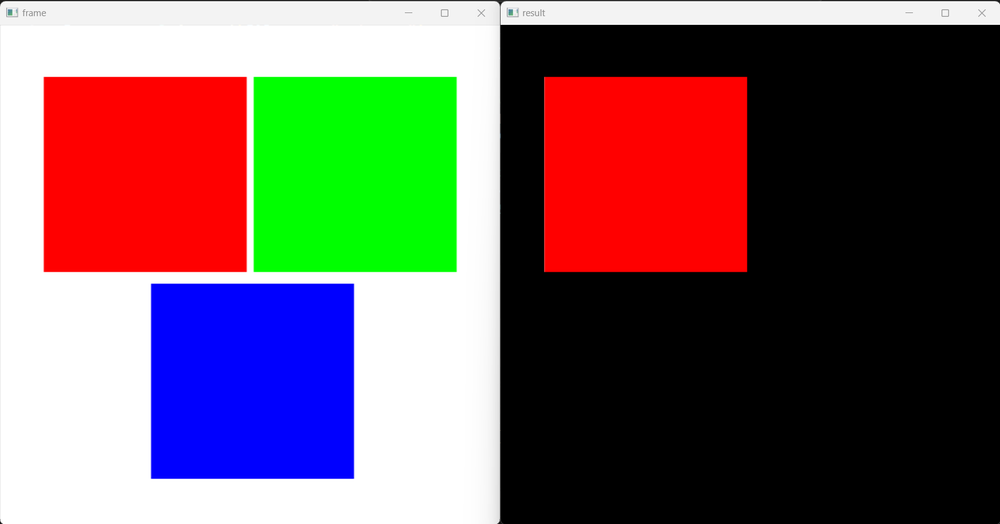
#> input picture odev_2-kirmizi_tespit/odev_cikti.png, 1000 x 524 px, shrunk from 1608 x 843 before the run, given in place of the camera
$ python main.py
#> lines starting #> are read from the running program, lines starting #| are printed output that depends on the picture; after the words box and inside, x2 and y2 are one past the last pixel; in counts of white or black regions, pixels touching at a corner belong together
import cv2
import numpy as np

cap = cv2.VideoCapture(0)

def mask_process(frame):
    frame_hsv = cv2.cvtColor(src=frame, code=cv2.COLOR_BGR2HSV)

    # kırmızı rengi için alt ve üst sınırları alıyoruz
    lower_red = np.array([0, 100, 100])
    upper_red = np.array([10, 255, 255])

    mask = cv2.inRange(src=frame_hsv, lowerb=lower_red, upperb=upper_red)

    res = cv2.bitwise_and(src1=frame, src2=frame, mask=mask)

    return mask,res

while True:
    _,frame = cap.read()
#> frame is the input picture: shape (524, 1000, 3); mean B, G, R 93.7, 93.7, 113
    frame = cv2.flip(src=frame, flipCode=1)
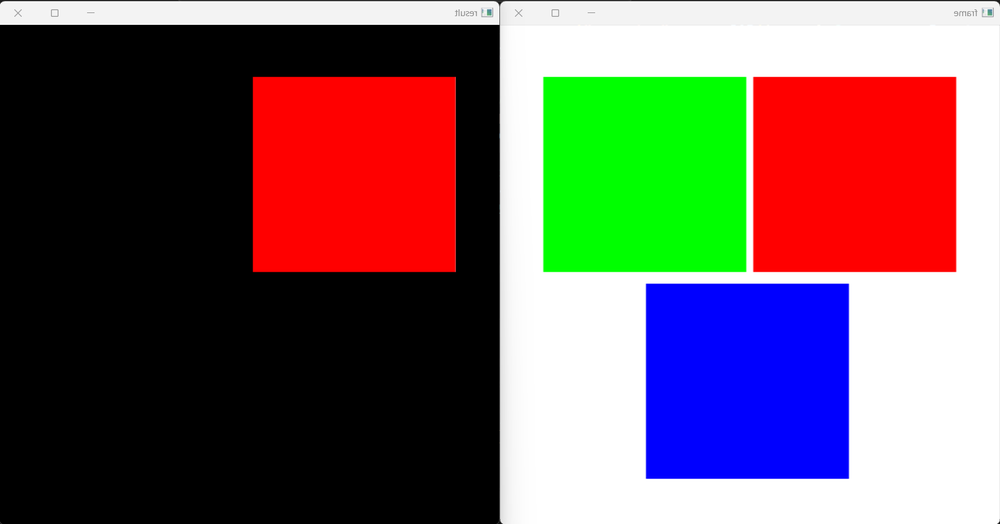
#> frame: shape (524, 1000, 3); mean B, G, R 93.7, 93.7, 113

    mask, res = mask_process(frame)
#> in mask_process, `frame_hsv = cv2.cvtColor(src=frame, code=cv2.COLOR_BGR2HSV)`: frame_hsv: shape (524, 1000, 3); mean H, S, V 14.3, 77.7, 151.5
#> in mask_process, `mask = cv2.inRange(src=frame_hsv, lowerb=lower_red, upperb=upper_red)`:
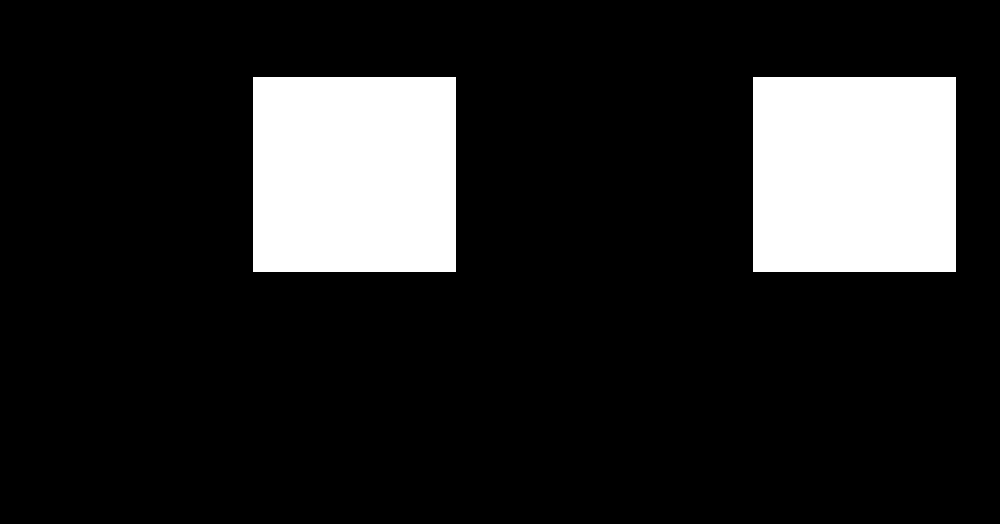
#> mask: shape (524, 1000); 15.1% white; 2 white regions, box (x1, y1, x2, y2) and area: (253, 77, 456, 272) 39585, (753, 77, 956, 272) 39585
#> in mask_process, `res = cv2.bitwise_and(src1=frame, src2=frame, mask=mask)`:
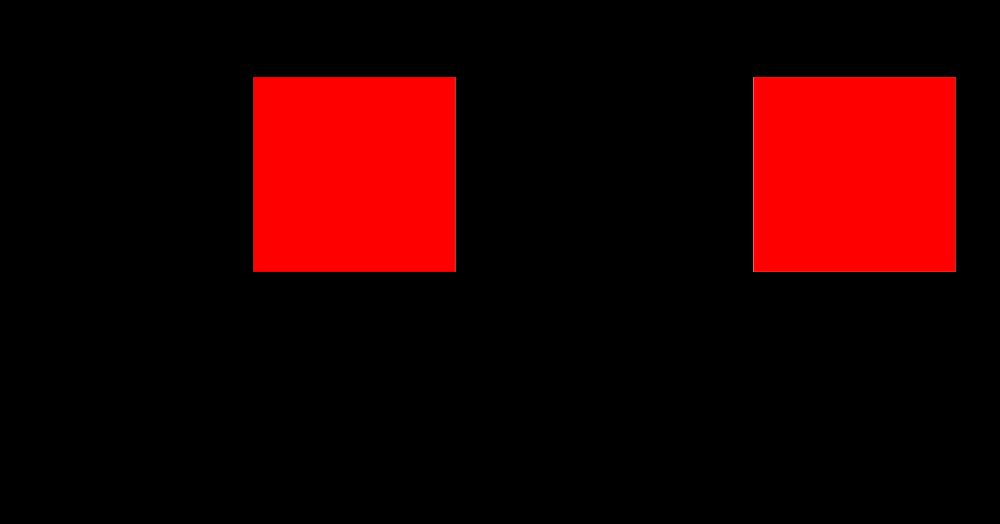
#> res: shape (524, 1000, 3); mean B, G, R 0.1, 0.1, 38.5

    cv2.imshow("frame", frame)
    cv2.imshow("mask", mask)
    cv2.imshow("result", res)

    # Bekleme ve kapatma işlemleri
    if cv2.waitKey(1) and 0xFF == ord("q"):
#> (key q is pressed here)
        break

cv2.destroyAllWindows()
